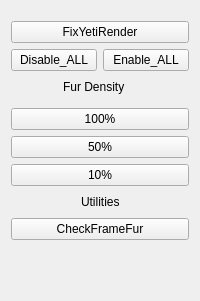
     <widget class="QWidget" name="tab_Fur">
      <attribute name="title">
       <string>Fur</string>
      </attribute>
      <layout class="QVBoxLayout" name="verticalLayout_9">
       <item>
        <layout class="QVBoxLayout" name="verticalLayout_7">
         <property name="topMargin">
          <number>10</number>
         </property>
         <property name="bottomMargin">
          <number>10</number>
         </property>
         <item>
          <widget class="QPushButton" name="pushButton_FixYetiRender">
           <property name="text">
            <string>FixYetiRender</string>
           </property>
          </widget>
         </item>
         <item>
          <layout class="QGridLayout" name="gridLayout_4">
           <item row="0" column="1">
            <widget class="QPushButton" name="pushButton_YetiDisable">
             <property name="toolTip">
              <string>Disable Fur in Render.</string>
             </property>
             <property name="text">
              <string>Disable_ALL</string>
             </property>
            </widget>
           </item>
           <item row="0" column="2">
            <widget class="QPushButton" name="pushButton_YetiEnable">
             <property name="toolTip">
              <string>Enable Fur in Render.</string>
             </property>
             <property name="text">
              <string>Enable_ALL</string>
             </property>
            </widget>
           </item>
          </layout>
         </item>
         <item>
          <layout class="QHBoxLayout" name="horizontalLayout">
           <property name="bottomMargin">
            <number>5</number>
           </property>
           <item>
            <spacer name="horizontalSpacer_14">
             <property name="orientation">
              <enum>Qt::Horizontal</enum>
             </property>
             <property name="sizeHint" stdset="0">
              <size>
               <width>40</width>
               <height>20</height>
              </size>
             </property>
            </spacer>
           </item>
           <item>
            <widget class="QLabel" name="label_2">
             <property name="toolTip">
              <string>Select Group and Run ///// Change Fur Density in Render.</string>
             </property>
             <property name="text">
              <string>Fur Density</string>
             </property>
            </widget>
           </item>
           <item>
            <widget class="QLabel" name="label">
             <property name="text">
              <string/>
             </property>
            </widget>
           </item>
           <item>
            <spacer name="horizontalSpacer_15">
             <property name="orientation">
              <enum>Qt::Horizontal</enum>
             </property>
             <property name="sizeHint" stdset="0">
              <size>
               <width>40</width>
               <height>20</height>
              </size>
             </property>
            </spacer>
           </item>
          </layout>
         </item>
         <item>
          <widget class="QPushButton" name="pushButton_FurDensity100">
           <property name="enabled">
            <bool>true</bool>
           </property>
           <property name="text">
            <string>100%</string>
           </property>
          </widget>
         </item>
         <item>
          <widget class="QPushButton" name="pushButton_FurDensity50">
           <property name="enabled">
            <bool>true</bool>
           </property>
           <property name="text">
            <string>50%</string>
           </property>
          </widget>
         </item>
         <item>
          <widget class="QPushButton" name="pushButton_FurDensity10">
           <property name="text">
            <string>10%</string>
           </property>
          </widget>
         </item>
         <item>
          <layout class="QHBoxLayout" name="horizontalLayout_18">
           <property name="topMargin">
            <number>0</number>
           </property>
           <item>
            <spacer name="horizontalSpacer_33">
             <property name="orientation">
              <enum>Qt::Horizontal</enum>
             </property>
             <property name="sizeHint" stdset="0">
              <size>
               <width>40</width>
               <height>20</height>
              </size>
             </property>
            </spacer>
           </item>
           <item>
            <widget class="QLabel" name="label_13">
             <property name="text">
              <string>Utilities</string>
             </property>
            </widget>
           </item>
           <item>
            <spacer name="horizontalSpacer_34">
             <property name="orientation">
              <enum>Qt::Horizontal</enum>
             </property>
             <property name="sizeHint" stdset="0">
              <size>
               <width>40</width>
               <height>20</height>
              </size>
             </property>
            </spacer>
           </item>
          </layout>
         </item>
         <item>
          <widget class="QPushButton" name="pushButton_CheckFur">
           <property name="text">
            <string>CheckFrameFur</string>
           </property>
          </widget>
         </item>
         <item>
          <spacer name="verticalSpacer_4">
           <property name="orientation">
            <enum>Qt::Vertical</enum>
           </property>
           <property name="sizeHint" stdset="0">
            <size>
             <width>20</width>
             <height>40</height>
            </size>
           </property>
          </spacer>
         </item>
        </layout>
       </item>
      </layout>
     </widget>
